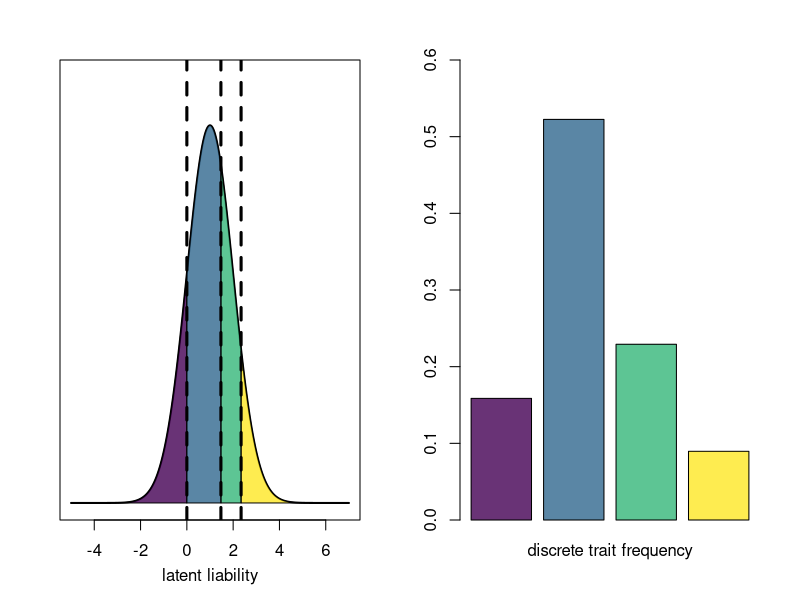
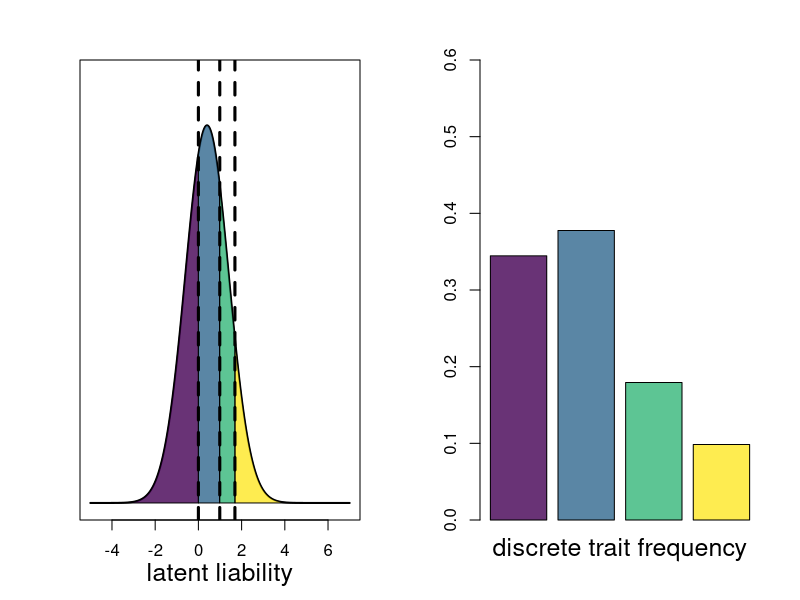
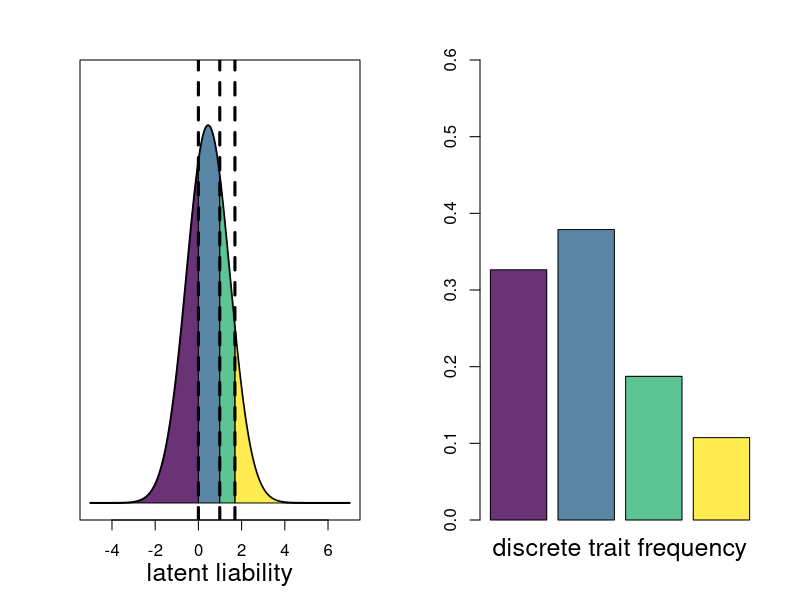
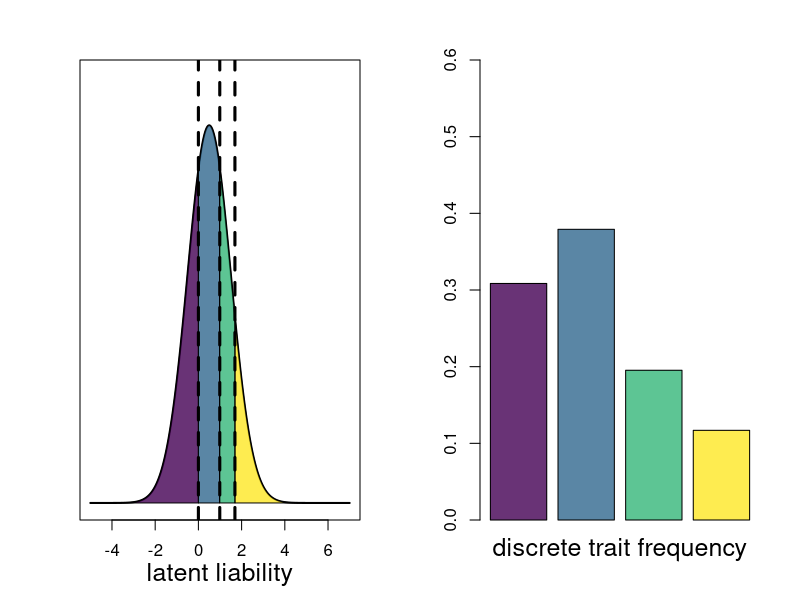
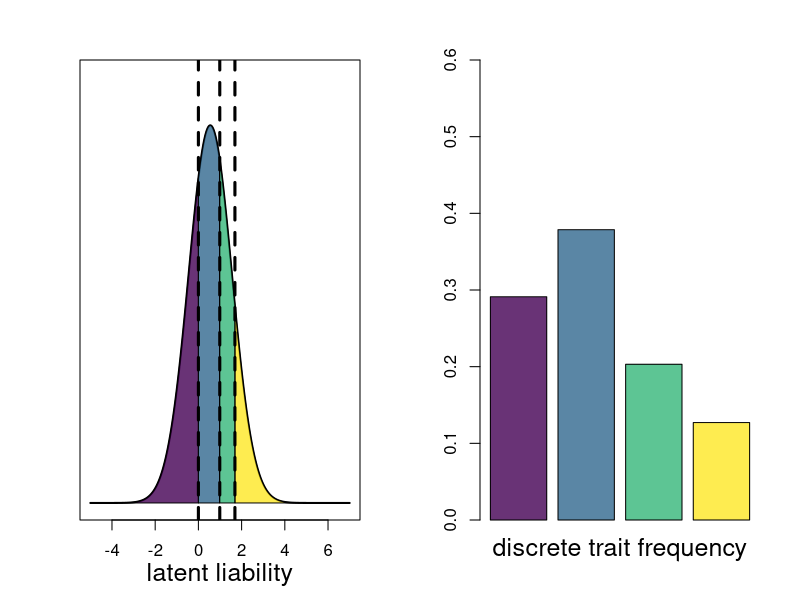
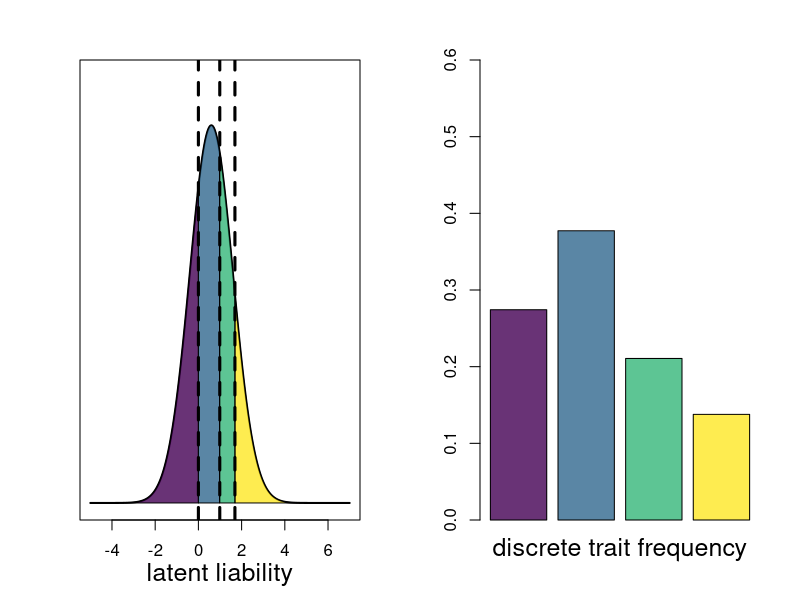
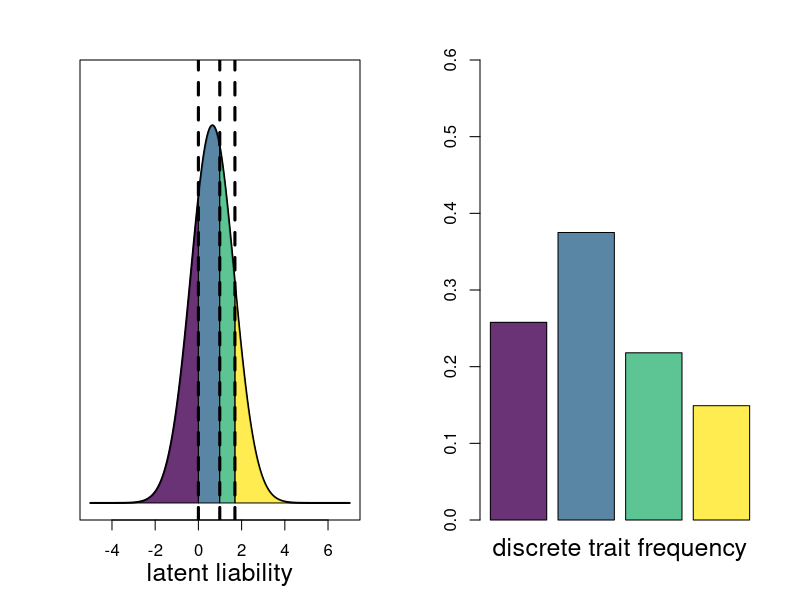
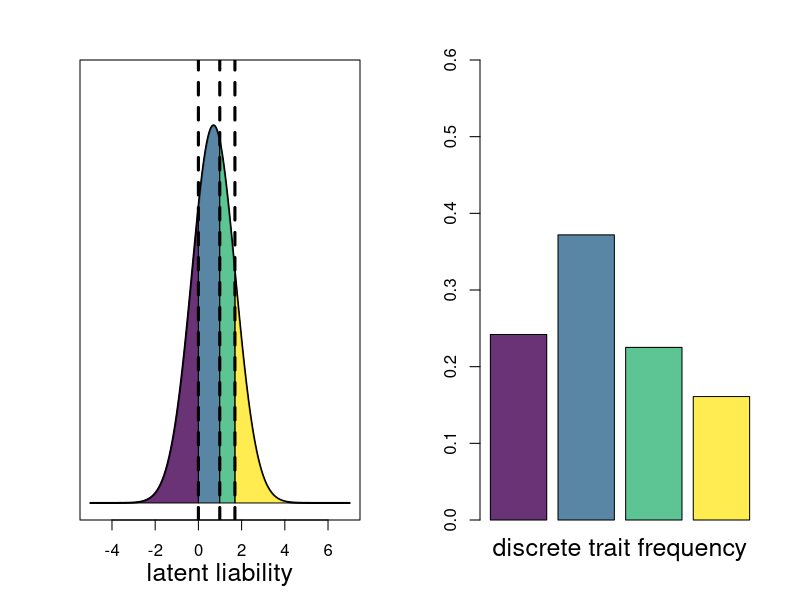

R code for these plots, in order: (Note: this script raises an error after producing the figures.)
library(magick)
library(purrr)

setwd("~/Documents/univ_threshold_pics/")
file.remove(list.files(pattern=".png"))
### generate single plot ###

par(mfrow = c(1,2), mar = c(4,3,3,2), xpd = F)
x <- (-500:700)/100

mu <- 1 #location of std norm mean
y <- dnorm(x, mean = mu)
plot(x, y, type = "l", lwd = 2, ylim = c(0,0.45), yaxt = "n", ylab = "", xlab = "")
title(xlab = "latent liability", line=2.25)

nts <- 3 #number of thresholds
ts <- runif(nts-1, 0.6,1.5) #locations of thresholds
ts <- cumsum(c(0,ts))

#specify colors
cols <- viridisLite::viridis(nts+1, alpha = 0.8)

#shade underneath curve
for(i in 1:(nts+1)){
  
  if(i == 1){
    xs <- c(x[x <= ts[i]], rev(x[x <= ts[i]]))
    ys <- c(y[x <= ts[i]], rep(0, length(y[x <= ts[i]])))
  }
  
  if(1 < i & i <= nts) {
    xs <- c(x[ts[i-1] <= x & x <= ts[i]], rev(x[ts[i-1] <= x & x <= ts[i]]))
    ys <- c(y[ts[i-1] <= x & x <= ts[i]], rep(0, length(y[ts[i-1] <= x & x <= ts[i]])))
  }
  
  if(i == (nts+1)){
    xs <- c(x[x >= ts[i-1]], rev(x[x >= ts[i-1]]))
    ys <- c(y[x >= ts[i-1]], rep(0, length(y[x >= ts[i-1]])))
  }
  
  polygon(x = xs, y = ys, col = cols[i])
}

abline(v = ts, lwd = 3, lty = 2)


#get frequencies of discrete traits
discr_props <- c(0, pnorm(q = ts, mean = mu, sd = 1), 1)
discr_props <- diff(discr_props)
discr_props
barplot(discr_props, col = cols, ylim = c(0,0.6), xlab = "")
title(xlab = "discrete trait frequency", line=1)

################
### vary mus ###
################

mus <- (8:40)/20; mus <- c(mus, rev(mus)[-1])
nts <- 3 #number of thresholds
ts <- runif(nts-1, 0.6,1.5) #locations of thresholds
ts <- cumsum(c(0,ts))
x <- (-500:700)/100
t_loop <- 1

#specify colors
cols <- viridisLite::viridis(nts+1, alpha = 0.8)

for(i in 1:length(mus)){
  cat(paste0(i, " "))
  mu <- mus[i] #location of std norm mean
  y <- dnorm(x, mean = mu)
  
  png(filename = paste0("univ_threshold_plot_", i, ".png"), width = 1000, height = 350)
  par(mfrow = c(1,2), mar = c(4,4,3,2), xpd = F)
  
  plot(x, y, type = "l", lwd = 2, ylim = c(0,0.45), yaxt = "n", ylab = "", xlab = "")
  title(xlab = "latent liability", line=2.25, cex.lab = 1.5)
  
  #shade underneath curve
  for(i in 1:(nts+1)){
    
    if(i == 1){
      xs <- c(x[x <= ts[i]], rev(x[x <= ts[i]]))
      ys <- c(y[x <= ts[i]], rep(0, length(y[x <= ts[i]])))
    }
    
    if(1 < i & i <= nts) {
      xs <- c(x[ts[i-1] <= x & x <= ts[i]], rev(x[ts[i-1] <= x & x <= ts[i]]))
      ys <- c(y[ts[i-1] <= x & x <= ts[i]], rep(0, length(y[ts[i-1] <= x & x <= ts[i]])))
    }
    
    if(i == (nts+1)){
      xs <- c(x[x >= ts[i-1]], rev(x[x >= ts[i-1]]))
      ys <- c(y[x >= ts[i-1]], rep(0, length(y[x >= ts[i-1]])))
    }
    
    polygon(x = xs, y = ys, col = cols[i])
  }
  
  abline(v = ts, lwd = 3, lty = 2)
  
  
  #get frequencies of discrete traits
  discr_props <- c(0, pnorm(q = ts, mean = mu, sd = 1), 1)
  discr_props <- diff(discr_props)
  discr_props
  barplot(discr_props, col = cols, ylim = c(0,0.6), xlab = "")
  title(xlab = "discrete trait frequency", line=1, cex.lab = 1.5)
  
  dev.off()
}

files <- list.files(pattern = "*.png", full.names = T)
files <- files[order(as.integer(sapply(1:length(files), function(x) strsplit(strsplit(files[x], split = "_")[[1]][4], split = ".png")[[1]][1])))]

files %>% 
  map(image_read) %>% # reads each path file
  image_join() %>% # joins image
  image_animate(fps=25, loop = t_loop) %>% # animates, can opt for number of loops
  image_write("univ_threshold_mu_smooth.gif") # write to current dir
file.rename(from = files[1], to = "hide_image")
file.remove(list.files(pattern=".png"))


#######################
### vary thresholds ###
#######################

thresh_to_vary <- ceiling(median(1:nts))
amount_per_step <- 0.05
ts_locs <- c(seq(from = ts[thresh_to_vary], to = ts[thresh_to_vary-1], by = -amount_per_step), 
             seq(from = ts[thresh_to_vary-1], to = ts[thresh_to_vary+1], by = amount_per_step),
             seq(from = ts[thresh_to_vary+1], to = ts[thresh_to_vary], by = -amount_per_step))

for(i in 1:length(ts_locs)){
  cat(paste0(i, " "))
  y <- dnorm(x, mean = mu)
  ts[thresh_to_vary] <- ts_locs[i]
  
  png(filename = paste0("univ_threshold_plot_", i, ".png"), width = 1000, height = 350)
  par(mfrow = c(1,2), mar = c(4,4,3,2), xpd = F)
  
  plot(x, y, type = "l", lwd = 2, ylim = c(0,0.45), yaxt = "n", ylab = "", xlab = "")
  title(xlab = "latent liability", line=2.25, cex.lab = 1.5)
  
  #shade underneath curve
  for(i in 1:(nts+1)){
    
    if(i == 1){
      xs <- c(x[x <= ts[i]], rev(x[x <= ts[i]]))
      ys <- c(y[x <= ts[i]], rep(0, length(y[x <= ts[i]])))
    }
    
    if(1 < i & i <= nts) {
      xs <- c(x[ts[i-1] <= x & x <= ts[i]], rev(x[ts[i-1] <= x & x <= ts[i]]))
      ys <- c(y[ts[i-1] <= x & x <= ts[i]], rep(0, length(y[ts[i-1] <= x & x <= ts[i]])))
    }
    
    if(i == (nts+1)){
      xs <- c(x[x >= ts[i-1]], rev(x[x >= ts[i-1]]))
      ys <- c(y[x >= ts[i-1]], rep(0, length(y[x >= ts[i-1]])))
    }
    
    polygon(x = xs, y = ys, col = cols[i])
  }
  
  abline(v = ts, lwd = 3, lty = 2)
  
  
  #get frequencies of discrete traits
  discr_props <- c(0, pnorm(q = ts, mean = mu, sd = 1), 1)
  discr_props <- diff(discr_props)
  discr_props
  barplot(discr_props, col = cols, ylim = c(0,0.6), xlab = "")
  title(xlab = "discrete trait frequency", line=1, cex.lab = 1.5)
  
  dev.off()
}

files <- list.files(pattern = "*.png", full.names = T)
files <- files[order(as.integer(sapply(1:length(files), function(x) strsplit(strsplit(files[x], split = "_")[[1]][4], split = ".png")[[1]][1])))]
files %>% 
  map(image_read) %>% # reads each path file
  image_join() %>% # joins image
  image_animate(fps=25, loop = t_loop) %>% # animates, can opt for number of loops
  image_write("univ_threshold_thresh_smooth.gif") # write to current dir
file.remove(list.files(pattern=".png"))


########################
### evolve mus by bm ###
########################

mus <- cumsum(c(mus[length(mus)], rnorm(n = 75, mean = 0, sd = 0.05)))

for(i in 1:length(mus)){
  cat(paste0(i, " "))
  mu <- mus[i] #location of std norm mean
  y <- dnorm(x, mean = mu)
  
  png(filename = paste0("univ_threshold_plot_", i, ".png"), width = 1000, height = 350)
  par(mfrow = c(1,2), mar = c(4,4,3,2), xpd = F)
  
  plot(x, y, type = "l", lwd = 2, ylim = c(0,0.45), yaxt = "n", ylab = "", xlab = "")
  title(xlab = "latent liability", line=2.25, cex.lab = 1.5)
  
  #shade underneath curve
  for(i in 1:(nts+1)){
    
    if(i == 1){
      xs <- c(x[x <= ts[i]], rev(x[x <= ts[i]]))
      ys <- c(y[x <= ts[i]], rep(0, length(y[x <= ts[i]])))
    }
    
    if(1 < i & i <= nts) {
      xs <- c(x[ts[i-1] <= x & x <= ts[i]], rev(x[ts[i-1] <= x & x <= ts[i]]))
      ys <- c(y[ts[i-1] <= x & x <= ts[i]], rep(0, length(y[ts[i-1] <= x & x <= ts[i]])))
    }
    
    if(i == (nts+1)){
      xs <- c(x[x >= ts[i-1]], rev(x[x >= ts[i-1]]))
      ys <- c(y[x >= ts[i-1]], rep(0, length(y[x >= ts[i-1]])))
    }
    
    polygon(x = xs, y = ys, col = cols[i])
  }
  
  abline(v = ts, lwd = 3, lty = 2)
  
  
  #get frequencies of discrete traits
  discr_props <- c(0, pnorm(q = ts, mean = mu, sd = 1), 1)
  discr_props <- diff(discr_props)
  discr_props
  barplot(discr_props, col = cols, ylim = c(0,0.6), xlab = "")
  title(xlab = "discrete trait frequency", line=1, cex.lab = 1.5)
  
  dev.off()
  
}

files <- list.files(pattern = "*.png", full.names = T)
files <- files[order(as.integer(sapply(1:length(files), function(x) strsplit(strsplit(files[x], split = "_")[[1]][4], split = ".png")[[1]][1])))]
files %>% 
  map(image_read) %>% # reads each path file
  image_join() %>% # joins image
  image_animate(fps=25, loop = t_loop) %>% # animates, can opt for number of loops
  image_write("univ_threshold_thresh_bm.gif") # write to current dir
file.remove(list.files(pattern=".png"))


#plot the brownian motion too
for(i in 1:length(mus)){
  
  png(filename = paste0("univ_threshold_plot_", i, ".png"), width = 500, height = 350)
  
  plot(seq(from = 0, to = 1, length.out = length(mus))[1:i], mus[1:i], 
       type = "l", xlim = c(0,1), ylim = c(min(mus), max(mus)),
       xlab = "", ylab = "")
  title(xlab = "time", ylab = "mean liability", line=2.25, cex.lab = 1.5)
  
  dev.off()
  
}

files <- list.files(pattern = "*.png", full.names = T)
files <- files[order(as.integer(sapply(1:length(files), function(x) strsplit(strsplit(files[x], split = "_")[[1]][4], split = ".png")[[1]][1])))]
files %>% 
  map(image_read) %>% # reads each path file
  image_join() %>% # joins image
  image_animate(fps=25, loop = t_loop) %>% # animates, can opt for number of loops
  image_write("bm.gif") # write to current dir
file.remove(list.files(pattern=".png"))
file.rename(from = "hide_image", to = files[1])
